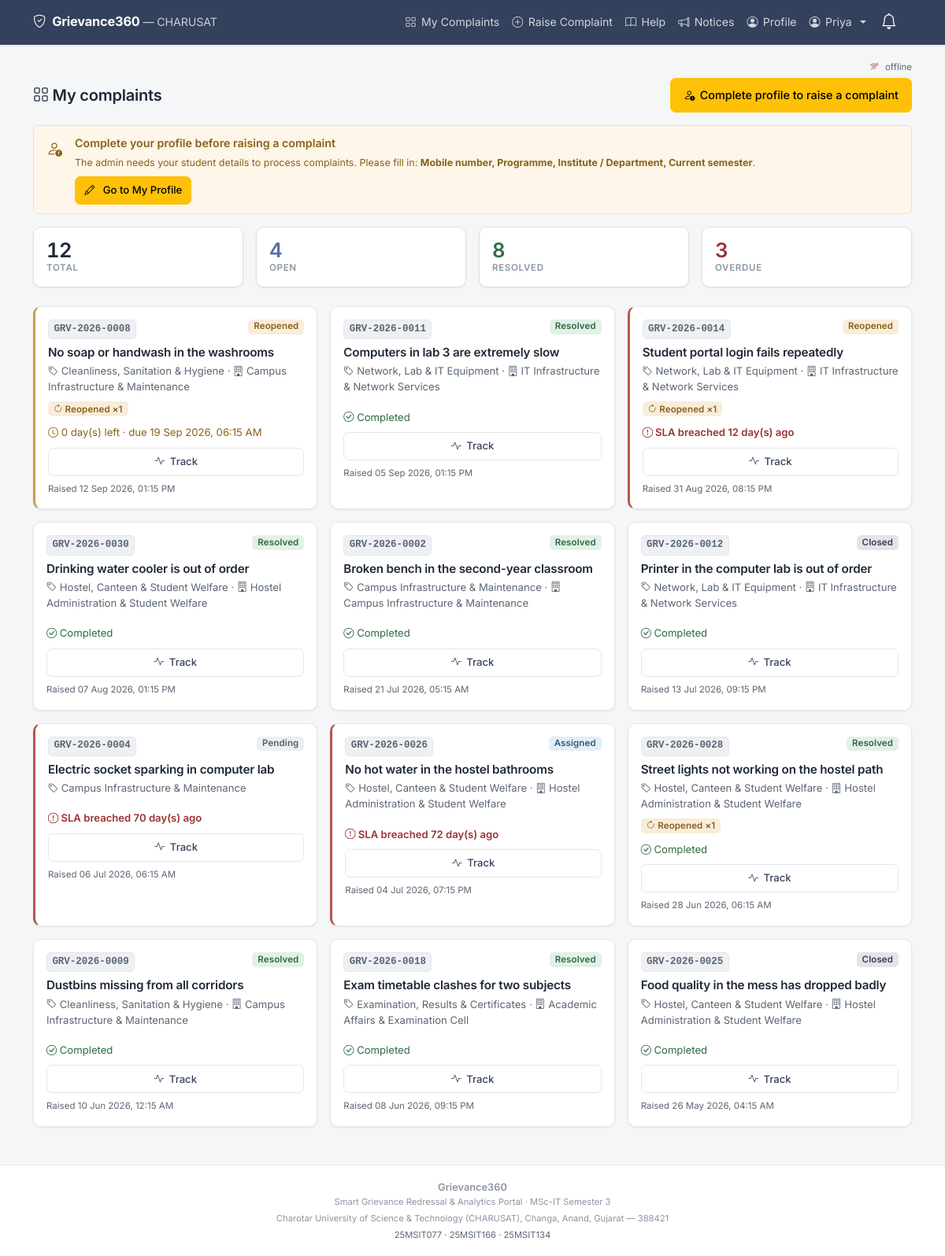
The page /student (signed in) on the database its author committed.
### tables this page shows
CREATE TABLE users (
    id             INTEGER PRIMARY KEY AUTOINCREMENT,
    name           TEXT NOT NULL,
    email          TEXT NOT NULL UNIQUE,
    password_hash  TEXT NOT NULL,
    role           TEXT NOT NULL DEFAULT 'student'
                   CHECK (role IN ('student','staff','admin')),
    department_id  INTEGER,
    enrollment_no  TEXT,
    phone          TEXT,
    is_active      INTEGER NOT NULL DEFAULT 1,
    reset_token    TEXT,
    reset_expires  TEXT,
    created_at     TEXT NOT NULL, photo TEXT, program TEXT, student_department TEXT, semester TEXT,
    FOREIGN KEY (department_id) REFERENCES departments(id)
);

CREATE TABLE complaints (
    id             INTEGER PRIMARY KEY AUTOINCREMENT,
    ticket_code    TEXT NOT NULL UNIQUE,
    user_id        INTEGER NOT NULL,
    category_id    INTEGER NOT NULL,
    department_id  INTEGER,
    assigned_to    INTEGER,
    subject        TEXT NOT NULL,
    description    TEXT NOT NULL,
    attachment     TEXT,
    is_anonymous   INTEGER NOT NULL DEFAULT 0,
    status         TEXT NOT NULL DEFAULT 'Pending',
    priority_score INTEGER NOT NULL DEFAULT 0,
    reopen_count   INTEGER NOT NULL DEFAULT 0,
    created_at     TEXT NOT NULL,
    updated_at     TEXT NOT NULL,
    deadline       TEXT NOT NULL,
    resolved_at    TEXT,
    FOREIGN KEY (user_id)       REFERENCES users(id),
    FOREIGN KEY (category_id)   REFERENCES categories(id),
    FOREIGN KEY (department_id) REFERENCES departments(id),
    FOREIGN KEY (assigned_to)   REFERENCES users(id)
);

CREATE TABLE categories (
    id              INTEGER PRIMARY KEY AUTOINCREMENT,
    name            TEXT NOT NULL UNIQUE,
    department_id   INTEGER,
    sla_days        INTEGER NOT NULL DEFAULT 7,
    priority_weight INTEGER NOT NULL DEFAULT 1,
    created_at      TEXT NOT NULL,
    FOREIGN KEY (department_id) REFERENCES departments(id)
);

CREATE TABLE departments (
    id          INTEGER PRIMARY KEY AUTOINCREMENT,
    name        TEXT NOT NULL UNIQUE,
    email       TEXT,
    created_at  TEXT NOT NULL
);

### app.py (the view)
@app.route("/student")
@login_required
@role_required("student")
def student_dashboard():
    complaints = db.query_all(
        "SELECT c.*, cat.name AS category_name, d.name AS department_name "
        "FROM complaints c "
        "JOIN categories cat     ON cat.id = c.category_id "
        "LEFT JOIN departments d ON d.id   = c.department_id "
        "WHERE c.user_id = %s "
        "ORDER BY c.created_at DESC",
        (current_user.id,),
    )
    counts = {"total": len(complaints), "open": 0, "resolved": 0, "breached": 0}
    for item in complaints:
        if item["status"] in config.CLOSED_STATUSES:
            counts["resolved"] += 1
        else:
            counts["open"] += 1
        if helpers.is_breached(item):
            counts["breached"] += 1
    profile_missing = student_profile_missing(current_user.id)
    return render_template("student/dashboard.html",
                           complaints=complaints, counts=counts,
                           profile_missing=profile_missing)

### templates/student/dashboard.html (shortened to what this page needs)
{% extends "base.html" %}
{% from "partials/_macros.html" import complaint_card, stat_tile, empty_state
   with context %}
{% block content %}
<div class="d-flex flex-wrap justify-content-between align-items-center gap-2 mb-3">
  <h4 class="mb-0"><i class="bi bi-grid"></i> My complaints</h4>
  {% if profile_missing %}
    <a href="{{ url_for('profile') }}" class="btn btn-warning">
      <i class="bi bi-person-exclamation"></i> Complete profile to raise a complaint
    </a>
  {% else %}
    <a href="{{ url_for('raise_complaint') }}" class="btn btn-primary">
      <i class="bi bi-plus-circle"></i> Raise new
    </a>
  {% endif %}
</div>
{% if profile_missing %}
<div class="alert alert-warning d-flex align-items-start gap-3 mb-3" role="alert">
  <i class="bi bi-person-exclamation fs-5 mt-1 flex-shrink-0"></i>
  <div>
    <div class="fw-semibold">Complete your profile before raising a complaint</div>
    <div class="small mt-1">
      The admin needs your student details to process complaints.
      Please fill in:
      <strong>{{ profile_missing | map(attribute=1) | join(', ') }}</strong>.
    </div>
    <a href="{{ url_for('profile') }}" class="btn btn-sm btn-warning mt-2">
      <i class="bi bi-pencil me-1"></i> Go to My Profile
    </a>
  </div>
</div>
{% endif %}
<div class="row g-2 g-md-3 mb-4" data-live-page="student">
  <div class="col-6 col-md-3">{{ stat_tile(counts.total, 'Total', live_key='total') }}</div>
  <div class="col-6 col-md-3">{{ stat_tile(counts.open, 'Open', 'text-primary', live_key='open') }}</div>
  <div class="col-6 col-md-3">{{ stat_tile(counts.resolved, 'Resolved', 'text-success', live_key='resolved') }}</div>
  <div class="col-6 col-md-3">{{ stat_tile(counts.breached, 'Overdue', 'text-danger', live_key='breached') }}</div>
</div>
{% if complaints %}
  <div class="row g-3">
    {% for item in complaints %}
      <div class="col-12 col-md-6 col-lg-4">
        {{ complaint_card(item) }}
      </div>
    {% endfor %}
  </div>
{% endif %}
{% endblock %}

### templates/base.html (shortened to what this page needs)
<!DOCTYPE html>
<html lang="en">
<head>
  <link href="https://cdn.jsdelivr.net/npm/bootstrap@5.3.3/dist/css/bootstrap.min.css" rel="stylesheet">
  <link href="https://cdn.jsdelivr.net/npm/bootstrap-icons@1.11.3/font/bootstrap-icons.css" rel="stylesheet">
  <link href="{{ url_for('static', filename='css/style.css') }}" rel="stylesheet">
</head>
<body>
<nav class="navbar navbar-expand-md navbar-dark ge-navbar sticky-top">
  <div class="container">
    <a class="navbar-brand fw-bold d-flex align-items-center gap-2"
       href="{{ url_for('index') }}">
      <i class="bi bi-shield-check"></i>
      <span>
        Grievance360
        <span class="d-none d-md-inline fw-normal small opacity-75">
          &mdash; CHARUSAT
        </span>
      </span>
    </a>
    {% if current_user.is_authenticated %}
    <div class="dropdown order-md-last ms-auto me-2">
      <button class="btn btn-link nav-link position-relative ge-tap"
              type="button" data-bs-toggle="dropdown" aria-expanded="false"
              aria-label="Notifications">
        <i class="bi bi-bell fs-5 text-white"></i>
      </button>
    </div>
    {% endif %}
    <div class="collapse navbar-collapse" id="mainNav">
      <ul class="navbar-nav ms-auto mb-2 mb-md-0 align-items-md-center">
        {% if current_user.is_authenticated %}
          {% if current_user.role == 'student' %}
            <li class="nav-item">
              <a class="nav-link ge-tap" href="{{ url_for('student_dashboard') }}">
                <i class="bi bi-grid"></i> My Complaints</a>
            </li>
            <li class="nav-item">
              <a class="nav-link ge-tap" href="{{ url_for('raise_complaint') }}">
                <i class="bi bi-plus-circle"></i> Raise Complaint</a>
            </li>
            <li class="nav-item">
              <a class="nav-link ge-tap" href="{{ url_for('kb_list') }}">
                <i class="bi bi-book"></i> Help</a>
            </li>
            <li class="nav-item">
              <a class="nav-link ge-tap" href="{{ url_for('announcements') }}">
                <i class="bi bi-megaphone"></i> Notices</a>
            </li>
            <li class="nav-item">
              <a class="nav-link ge-tap" href="{{ url_for('profile') }}">
                <i class="bi bi-person-circle"></i> Profile</a>
            </li>
          {% endif %}
          <li class="nav-item dropdown">
            <a class="nav-link dropdown-toggle ge-tap" href="#" role="button"
               data-bs-toggle="dropdown">
              <i class="bi bi-person-circle"></i>
              {{ current_user.name.split(' ')[0] }}
            </a>
          </li>
        {% endif %}
      </ul>
    </div>
  </div>
</nav>
<main class="container ge-main">
  {% if current_user.is_authenticated %}
  <div class="d-flex justify-content-end mb-1" style="min-height:18px">
    <span id="liveBar" class="d-inline-flex align-items-center gap-1"
          style="font-size:.72rem;color:var(--ge-muted,#64748b)">
    </span>
  </div>
  {% endif %}
  {% block content %}{% endblock %}
</main>
<footer class="ge-footer no-print">
  <div class="container text-center">
    <div class="fw-semibold">Grievance360</div>
    <div class="small">
      Smart Grievance Redressal &amp; Analytics Portal &middot; MSc-IT Semester 3
    </div>
    <div class="small mt-1">
      Charotar University of Science &amp; Technology (CHARUSAT),
      Changa, Anand, Gujarat &mdash; 388421
    </div>
    <div class="small mt-1 text-muted">
      25MSIT077 &middot; 25MSIT166 &middot; 25MSIT134
    </div>
  </div>
</footer>
</body>
</html>

### templates/partials/_macros.html (shortened to what this page needs)
{% macro status_badge(status) -%}
  <span class="badge bg-{{ status_color(status) }}">{{ status }}</span>
{%- endmacro %}
{% macro sla_line(item) -%}
  {% if item.status in ['Resolved', 'Closed', 'Rejected'] %}
    <span class="text-success small">
      <i class="bi bi-check-circle"></i> Completed</span>
  {% elif is_breached(item) %}
    <span class="text-danger small fw-semibold">
      <i class="bi bi-exclamation-octagon"></i>
      SLA breached {{ -days_left(item) }} day(s) ago</span>
  {% else %}
    {% set remaining = days_left(item) %}
    <span class="small {{ 'text-warning' if remaining <= 1 else 'text-muted' }}">
      <i class="bi bi-clock"></i>
      {{ remaining }} day(s) left &middot; due {{ pretty_date(item.deadline) }}</span>
  {% endif %}
{%- endmacro %}
{% macro complaint_card(item, show_student=False, show_assignee=False,
                        show_priority=False, action_url=None, action_label=None) %}
  {% set flag = 'ge-breached' if is_breached(item)
                else ('ge-due-soon' if item.status not in ['Resolved','Closed','Rejected']
                      and days_left(item) <= 1 else '') %}
  <div class="ge-card ge-card-hover h-100 p-3 {{ flag }}">
    <div class="d-flex justify-content-between align-items-start gap-2 mb-2">
      <span class="ge-ticket">{{ item.ticket_code }}</span>
      {{ status_badge(item.status) }}
    </div>
    <h6 class="mb-1 ge-wrap">{{ item.subject }}</h6>
    <div class="small text-muted mb-2 ge-wrap">
      <i class="bi bi-tag"></i> {{ item.category_name }}
      {% if item.department_name %}
        &middot; <i class="bi bi-building"></i> {{ item.department_name }}
      {% endif %}
    </div>
    <div class="d-flex flex-wrap gap-2 align-items-center mb-2">
      {% if item.reopen_count %}
        <span class="badge bg-warning text-dark">
          <i class="bi bi-arrow-clockwise"></i>
          Reopened &times;{{ item.reopen_count }}</span>
      {% endif %}
    </div>
    <div class="mb-2">{{ sla_line(item) }}</div>
    <div class="d-flex flex-wrap gap-2">
      <a href="{{ url_for('track_complaint', ticket_code=item.ticket_code) }}"
         class="btn btn-sm btn-outline-primary flex-fill">
        <i class="bi bi-activity"></i> Track
      </a>
    </div>
    <div class="text-muted mt-2" style="font-size:.72rem">
      Raised {{ pretty_date(item.created_at) }}
    </div>
  </div>
{% endmacro %}
{% macro stat_tile(value, label, colour='', live_key='') %}
  <div class="ge-stat border h-100">
    <div class="ge-stat-value {{ colour }}"
         {% if live_key %}data-live-key="{{ live_key }}"{% endif %}>{{ value }}</div>
    <div class="ge-stat-label">{{ label }}</div>
  </div>
{% endmacro %}

### rows shown on the page
users: name "Priya"
complaints: ticket_code "GRV-2026-0008", status "Reopened", subject "No soap or handwash in the washrooms", category_name "Cleanliness, Sanitation & Hygiene", department_name "Campus Infrastructure & Maintenance", reopen_count "1", is_anonymous "0", deadline "19 Sep 2026, 06:15 AM", created_at "12 Sep 2026, 01:15 PM"
complaints: ticket_code "GRV-2026-0011", status "Resolved", subject "Computers in lab 3 are extremely slow", category_name "Network, Lab & IT Equipment", department_name "IT Infrastructure & Network Services", shows "Completed", created_at "05 Sep 2026, 01:15 PM"
complaints: ticket_code "GRV-2026-0014", status "Reopened", subject "Student portal login fails repeatedly", category_name "Network, Lab & IT Equipment", department_name "IT Infrastructure & Network Services", reopen_count "1", days_left "12", created_at "31 Aug 2026, 08:15 PM"
complaints: ticket_code "GRV-2026-0030", status "Resolved", subject "Drinking water cooler is out of order", category_name "Hostel, Canteen & Student Welfare", department_name "Hostel Administration & Student Welfare", shows "Completed", created_at "07 Aug 2026, 01:15 PM"
complaints: ticket_code "GRV-2026-0002", status "Resolved", subject "Broken bench in the second-year classroom", category_name "Campus Infrastructure & Maintenance", department_name "Campus Infrastructure & Maintenance", shows "Completed", created_at "21 Jul 2026, 05:15 AM"
complaints: ticket_code "GRV-2026-0012", status "Closed", subject "Printer in the computer lab is out of order", category_name "Network, Lab & IT Equipment", department_name "IT Infrastructure & Network Services", shows "Completed", created_at "13 Jul 2026, 09:15 PM"
complaints: ticket_code "GRV-2026-0004", status "Pending", subject "Electric socket sparking in computer lab", category_name "Campus Infrastructure & Maintenance", days_left "70", created_at "06 Jul 2026, 06:15 AM"
complaints: ticket_code "GRV-2026-0026", status "Assigned", subject "No hot water in the hostel bathrooms", category_name "Hostel, Canteen & Student Welfare", department_name "Hostel Administration & Student Welfare", days_left "72", created_at "04 Jul 2026, 07:15 PM"
complaints: ticket_code "GRV-2026-0028", status "Resolved", subject "Street lights not working on the hostel path", category_name "Hostel, Canteen & Student Welfare", department_name "Hostel Administration & Student Welfare", reopen_count "1", shows "Completed", created_at "28 Jun 2026, 06:15 AM"
complaints: ticket_code "GRV-2026-0009", status "Resolved", subject "Dustbins missing from all corridors", category_name "Cleanliness, Sanitation & Hygiene", department_name "Campus Infrastructure & Maintenance", shows "Completed", created_at "10 Jun 2026, 12:15 AM"
complaints: ticket_code "GRV-2026-0018", status "Resolved", subject "Exam timetable clashes for two subjects", category_name "Examination, Results & Certificates", department_name "Academic Affairs & Examination Cell", shows "Completed", created_at "08 Jun 2026, 09:15 PM"
complaints: ticket_code "GRV-2026-0025", status "Closed", subject "Food quality in the mess has dropped badly", category_name "Hostel, Canteen & Student Welfare", department_name "Hostel Administration & Student Welfare", shows "Completed", created_at "26 May 2026, 04:15 AM"

### other values the page prints
{{ profile_missing | map(attribute=1) | join(', ') }} "Mobile number, Programme, Institute / Department, Current semester"
{{ value }} "12 4 8 3"
{{ label }} "TOTAL OPEN RESOLVED OVERDUE"
